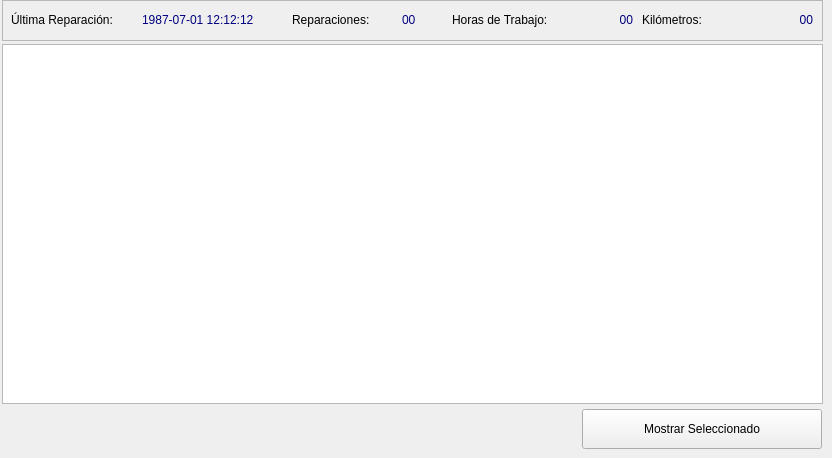
    <widget class="QWidget" name="tab_2">
     <attribute name="icon">
      <iconset resource="polaris.qrc">
       <normaloff>:/Icons/icons/configure.png</normaloff>:/Icons/icons/configure.png</iconset>
     </attribute>
     <attribute name="title">
      <string>Reparaciones</string>
     </attribute>
     <widget class="QFrame" name="frame_7">
      <property name="geometry">
       <rect>
        <x>2</x>
        <y>0</y>
        <width>821</width>
        <height>41</height>
       </rect>
      </property>
      <property name="frameShape">
       <enum>QFrame::StyledPanel</enum>
      </property>
      <property name="frameShadow">
       <enum>QFrame::Raised</enum>
      </property>
      <widget class="QLabel" name="lbl_reparacionsa">
       <property name="geometry">
        <rect>
         <x>290</x>
         <y>10</y>
         <width>110</width>
         <height>20</height>
        </rect>
       </property>
       <property name="text">
        <string>Reparaciones:</string>
       </property>
      </widget>
      <widget class="QLabel" name="lbl_ultima_reparaciona">
       <property name="geometry">
        <rect>
         <x>9</x>
         <y>10</y>
         <width>132</width>
         <height>20</height>
        </rect>
       </property>
       <property name="text">
        <string>Última Reparación:</string>
       </property>
      </widget>
      <widget class="QLabel" name="lbl_ultima_reparacionb">
       <property name="geometry">
        <rect>
         <x>140</x>
         <y>10</y>
         <width>151</width>
         <height>20</height>
        </rect>
       </property>
       <property name="toolTip">
        <string>Fecha de Registro en el sistema</string>
       </property>
       <property name="text">
        <string>&lt;html&gt;&lt;head/&gt;&lt;body&gt;&lt;p&gt;&lt;span style=&quot; color:#00007f;&quot;&gt;1987-07-01 12:12:12&lt;/span&gt;&lt;/p&gt;&lt;/body&gt;&lt;/html&gt;</string>
       </property>
      </widget>
      <widget class="QLabel" name="lbl_reparacionsb">
       <property name="geometry">
        <rect>
         <x>400</x>
         <y>10</y>
         <width>40</width>
         <height>20</height>
        </rect>
       </property>
       <property name="toolTip">
        <string>Numero de reparaciones</string>
       </property>
       <property name="text">
        <string>&lt;html&gt;&lt;head/&gt;&lt;body&gt;&lt;p&gt;&lt;span style=&quot; color:#00007f;&quot;&gt;00&lt;/span&gt;&lt;/p&gt;&lt;/body&gt;&lt;/html&gt;</string>
       </property>
      </widget>
      <widget class="QLabel" name="lbl_horas_de_trabajo_reparacionb">
       <property name="geometry">
        <rect>
         <x>570</x>
         <y>10</y>
         <width>61</width>
         <height>20</height>
        </rect>
       </property>
       <property name="toolTip">
        <string>Horas de trabajo del vehiculo</string>
       </property>
       <property name="text">
        <string>&lt;html&gt;&lt;head/&gt;&lt;body&gt;&lt;p align=&quot;right&quot;&gt;&lt;span style=&quot; color:#00007f;&quot;&gt;00&lt;/span&gt;&lt;/p&gt;&lt;/body&gt;&lt;/html&gt;</string>
       </property>
      </widget>
      <widget class="QLabel" name="lbl_horas_de_trabajo_reparaciona">
       <property name="geometry">
        <rect>
         <x>450</x>
         <y>10</y>
         <width>120</width>
         <height>20</height>
        </rect>
       </property>
       <property name="text">
        <string>Horas de Trabajo:</string>
       </property>
      </widget>
      <widget class="QLabel" name="lbl_kilometros_reparacionb">
       <property name="geometry">
        <rect>
         <x>730</x>
         <y>10</y>
         <width>81</width>
         <height>20</height>
        </rect>
       </property>
       <property name="toolTip">
        <string>Kilometraje recorrido del vehiculo</string>
       </property>
       <property name="text">
        <string>&lt;html&gt;&lt;head/&gt;&lt;body&gt;&lt;p align=&quot;right&quot;&gt;&lt;span style=&quot; color:#00007f;&quot;&gt;00&lt;/span&gt;&lt;/p&gt;&lt;/body&gt;&lt;/html&gt;</string>
       </property>
      </widget>
      <widget class="QLabel" name="lbl_kilometros_reparaciona">
       <property name="geometry">
        <rect>
         <x>640</x>
         <y>10</y>
         <width>80</width>
         <height>20</height>
        </rect>
       </property>
       <property name="text">
        <string>Kilómetros:</string>
       </property>
      </widget>
     </widget>
     <widget class="QTableWidget" name="tbl_reparaciones">
      <property name="geometry">
       <rect>
        <x>2</x>
        <y>44</y>
        <width>821</width>
        <height>360</height>
       </rect>
      </property>
      <property name="toolTip">
       <string/>
      </property>
     </widget>
     <widget class="QPushButton" name="btn_monstrar_5">
      <property name="geometry">
       <rect>
        <x>582</x>
        <y>409</y>
        <width>240</width>
        <height>40</height>
       </rect>
      </property>
      <property name="text">
       <string>Mostrar Seleccionado</string>
      </property>
      <property name="icon">
       <iconset>
        <normalon>:/Icons/icons/apply.png</normalon>
       </iconset>
      </property>
     </widget>
    </widget>
